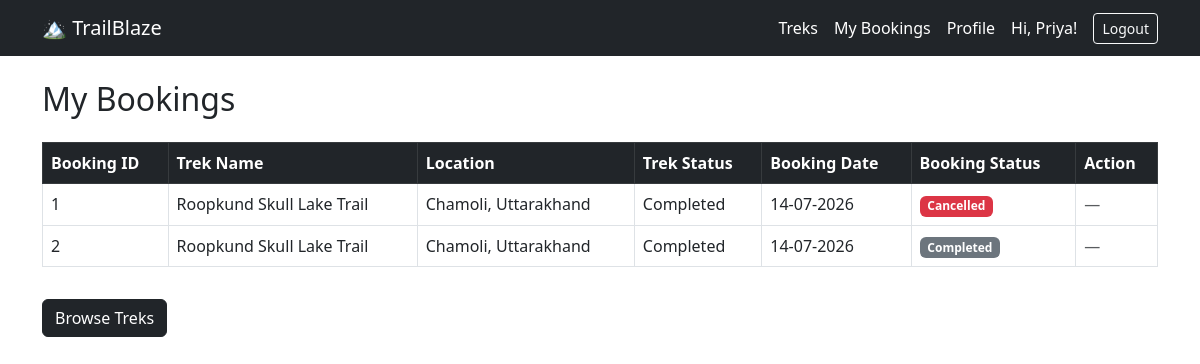
/user/bookings (signed in), run on the app's committed database.
### models.py (models this page shows)
class User(db.Model,UserMixin):
    __tablename__ = 'users'
    id = db.Column(db.Integer, primary_key=True)
    name = db.Column(db.String(100),nullable = False)
    email = db.Column(db.String(100),nullable = False, unique=True)
    password = db.Column(db.String(100),nullable = False)
    role = db.Column(db.String(20),nullable = False)
    status = db.Column(db.String(20),nullable = False, default='active')
    phone = db.Column(db.String(20),nullable = True)
    created_at = db.Column(db.DateTime, default=datetime.utcnow)

class Booking(db.Model):
    __tablename__="bookings"
    id = db.Column(db.Integer, primary_key=True)
    user_id=db.Column(db.Integer, db.ForeignKey('users.id'),nullable=False)
    trek_id = db.Column(db.Integer,db.ForeignKey('treks.id'),nullable=False)
    booking_date = db.Column(db.DateTime, nullable=False, default=datetime.utcnow)
    status = db.Column(db.String(20),nullable=False,default='Booked')

class Trek(db.Model):
    __tablename__="treks"
    id = db.Column(db.Integer, primary_key=True)
    name = db.Column(db.String(20),nullable = False)
    location = db.Column(db.String(20),nullable = False)
    difficulty = db.Column(db.String(20),nullable=False)
    duration = db.Column(db.Integer,nullable=False)
    total_slots = db.Column(db.Integer,nullable=False)
    available_slots = db.Column(db.Integer,nullable=False)
    staff_id = db.Column(db.Integer, db.ForeignKey('users.id'), nullable=True)
    status = db.Column(db.String(20),nullable=False,default='pending')
    start_date = db.Column(db.DateTime, nullable=False)
    end_date = db.Column(db.DateTime, nullable=False)
    description = db.Column(db.Text, nullable=True)

### routes/user.py (the view)
@user_bp.route('/bookings')
@login_required
@user_required
def bookings():
    my_bookings = Booking.query.filter_by(user_id=current_user.id).all()
    booking_data = []
    for booking in my_bookings:
        trek = Trek.query.get(booking.trek_id)
        booking_data.append({
            'booking': booking,
            'trek': trek
        })
    return render_template('user/bookings.html', booking_data=booking_data)

### app.py (called while the page is built)
@login_manager.user_loader
def load_user(user_id):
    return User.query.get(int(user_id))

### routes/user.py (called while the page is built)
def user_required(f):
    @wraps(f)
    def decorated_function(*args, **kwargs):
        if not current_user.is_authenticated or current_user.role != 'user':
            return redirect(url_for('auth.login'))
        if current_user.status == 'blacklisted':
            return redirect(url_for('auth.logout'))
        return f(*args, **kwargs)
    return decorated_function

### templates/user/bookings.html
{% extends 'base.html' %}
{% block content %}
<h2 class="mb-4">My Bookings</h2>
{% if booking_data %}
<table class="table table-bordered table-hover">
    <thead class="table-dark">
        <tr>
            <th>Booking ID</th>
            <th>Trek Name</th>
            <th>Location</th>
            <th>Trek Status</th>
            <th>Booking Date</th>
            <th>Booking Status</th>
            <th>Action</th>
        </tr>
    </thead>
    <tbody>
        {% for item in booking_data %}
        <tr>
            <td>{{ item.booking.id }}</td>
            <td>{{ item.trek.name }}</td>
            <td>{{ item.trek.location }}</td>
            <td>{{ item.trek.status }}</td>
            <td>{{ item.booking.booking_date.strftime('%d-%m-%Y') }}</td>
            <td>
                {% if item.booking.status == 'Booked' %}
                    <span class="badge bg-success">Booked</span>
                {% elif item.booking.status == 'Cancelled' %}
                    <span class="badge bg-danger">Cancelled</span>
                {% else %}
                    <span class="badge bg-secondary">Completed</span>
                {% endif %}
            </td>
            <td>
                {% if item.booking.status == 'Booked' %}
                    <a href="{{ url_for('user.cancel_booking', booking_id=item.booking.id) }}" class="btn btn-sm btn-danger">Cancel</a>
                {% else %}
                    <span class="text-muted">—</span>
                {% endif %}
            </td>
        </tr>
        {% endfor %}
    </tbody>
</table>
{% else %}
<p>Koi booking nahi hai abhi.</p>
{% endif %}
<a href="{{ url_for('user.dashboard') }}" class="btn btn-dark mt-3">Browse Treks</a>
{% endblock %}

### templates/base.html (shortened to what this page needs)
<!DOCTYPE html>
<html lang="en">
<head>
    <link href="https://cdn.jsdelivr.net/npm/bootstrap@5.3.0/dist/css/bootstrap.min.css" rel="stylesheet">
</head>
<body>
<nav class="navbar navbar-expand-lg navbar-dark bg-dark">
    <div class="container">
        <a class="navbar-brand" href="#">🏔️ TrailBlaze</a>
        <div class="ms-auto d-flex align-items-center gap-3">
            {% if current_user.is_authenticated %}
                {% if current_user.role == 'admin' %}
                    <form method="GET" action="{{ url_for('admin.search') }}" class="d-flex me-3">
                        <input type="text" name="q" class="form-control form-control-sm me-2" placeholder="Search...">
                        <button type="submit" class="btn btn-outline-light btn-sm">Search</button>
                    </form>
                    <a href="{{ url_for('admin.dashboard') }}" class="text-white text-decoration-none">Dashboard</a>
                    <a href="{{ url_for('admin.treks') }}" class="text-white text-decoration-none">Treks</a>
                    <a href="{{ url_for('admin.staff') }}" class="text-white text-decoration-none">Staff</a>
                    <a href="{{ url_for('admin.users') }}" class="text-white text-decoration-none">Users</a>
                    <a href="{{ url_for('admin.bookings') }}" class="text-white text-decoration-none">Bookings</a>
                {% elif current_user.role == 'staff' %}
                    <a href="{{ url_for('staff.dashboard') }}" class="text-white text-decoration-none">Dashboard</a>
                    <a href="{{ url_for('staff.profile') }}" class="text-white text-decoration-none">Profile</a>
                {% elif current_user.role == 'user' %}
                    <a href="{{ url_for('user.dashboard') }}" class="text-white text-decoration-none">Treks</a>
                    <a href="{{ url_for('user.bookings') }}" class="text-white text-decoration-none">My Bookings</a>
                    <a href="{{ url_for('user.profile') }}" class="text-white text-decoration-none">Profile</a>
                {% endif %}
                <span class="text-white">Hi, {{ current_user.name }}!</span>
                <a href="{{ url_for('auth.logout') }}" class="btn btn-outline-light btn-sm">Logout</a>
            {% else %}
                <a href="{{ url_for('auth.login') }}" class="btn btn-outline-light btn-sm me-2">Login</a>
                <a href="{{ url_for('auth.register') }}" class="btn btn-light btn-sm">Register</a>
            {% endif %}
        </div>
    </div>
</nav>
<div class="container mt-4">
    {% block content %}{% endblock %}
</div>
</body>
</html>

### data on the page
User: name "Priya"
Booking: booking.id "1", booking.booking_date "14-07-2026"
Trek: trek.name "Roopkund Skull Lake Trail" "Roopkund Skull Lake Trail", trek.location "Chamoli, Uttarakhand" "Chamoli, Uttarakhand", trek.status "Completed" "Completed"
Booking: booking.id "2", booking.booking_date "14-07-2026"
